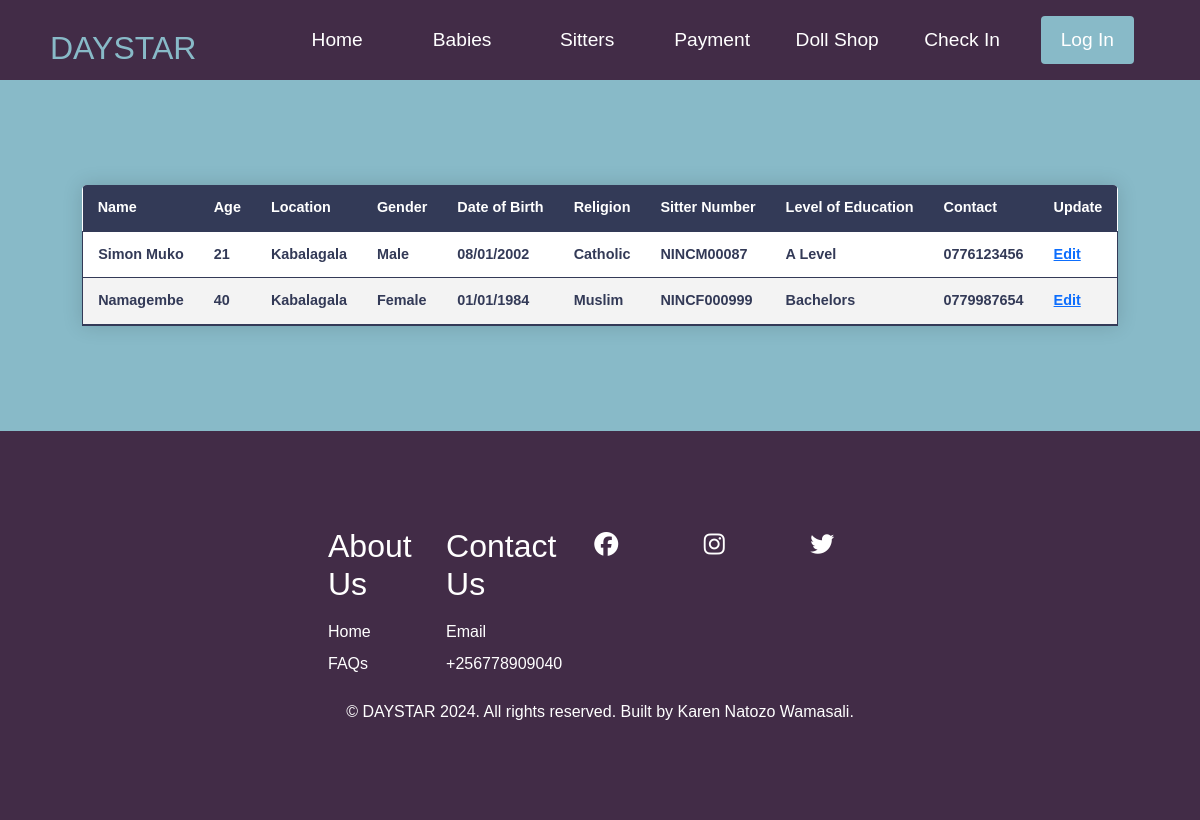
The page /all-sitters/ on the database its author committed.
### daystar_app/models.py (models this page shows, shortened)
class Sitter(models.Model):
    name = models.CharField(max_length=70, null=False, blank=False)
    age = models.IntegerField(null=True, blank=True)
    location = models.CharField(max_length=10, null=True, blank=True)
    gender = models.CharField(max_length=10, null=True, blank=True)
    date_of_birth = models.CharField(max_length=10, null=True, blank=True)
    religion = models.CharField(max_length=10, null=True, blank=True)
    sitter_number = models.CharField(max_length=40, null=True, blank=True)
    level_of_education = models.CharField(max_length=10, null=True, blank=True)
    contact = models.CharField(max_length=10, null=True, blank=True)

### daystar_app/views.py (the view)
# urls.py: path('all-sitters/', views.sitterdisplay, name='sitterdisplay'),
def sitterdisplay(request):
    sitters = Sitter.objects.all()
    return render(request, 'daystar-app/all-sitters.html', {'sitters':sitters})

### daystar_app/templates/daystar-app/all-sitters.html (shortened to what this page needs)
<!DOCTYPE html>
<html lang="en">
<head>
    <link href="https://cdn.jsdelivr.net/npm/bootstrap@5.3.3/dist/css/bootstrap.min.css" rel="stylesheet">
    <link rel="stylesheet" href="/static/css/styles.css">
</head>
<body>
{% block content %}
     <nav class="navbar">
        <div class="navbar__container">
            <a href="/dashboards" id="navbar__logo">DAYSTAR</a>
            <ul class="navbar__menu">
                <li class="navbar__item">
                    <a href="/" class="navbar__links" id="home-page">Home</a>
                </li>
                <li class="navbar__item">
                    <a href="/babies" class="navbar__links" id="babies-page">Babies</a>
                </li>
                <li class="navbar__item">
                    <a href="/sitters" class="navbar__links" id="sitters-page">Sitters</a>
                </li>
                <li class="navbar__item">
                    <a href="/payment" class="navbar__links" id="payment-page">Payment</a>
                </li>
                <li class="navbar__item">
                    <a href="/dolls-shop" class="navbar__links" id="doll-shop">Doll Shop</a>
                </li>
                <li class="navbar__item">
                    <a href="/checkin" class="navbar__links" id="doll-shop">Check In</a>
                </li>
                <li class="navbar__btn">
                    <a href="/accounts/login" class="button" id="login">Log In</a>
                </li>
            </ul>
        </div>
    </nav>
        <div class="services">
            <table class="content-table">
                <thead>
                    <tr>
                        <th>Name</th>
                        <th>Age</th>
                        <th>Location</th>
                        <th>Gender</th>
                        <th>Date of Birth</th>
                        <th>Religion</th>
                        <th>Sitter Number</th>
                        <th>Level of Education</th>
                        <th>Contact</th>
                        <th>Update</th>
                    </tr>
                </thead>
                <tbody>
    {% for item in sitters %}
                    <tr class="active-row">
                        <td>{{ item.name }}</td>
                        <td>{{ item.age }}</td>
                        <td>{{ item.location }}</td>
                        <td>{{ item.gender }}</td>
                        <td>{{ item.date_of_birth }}</td>
                        <td>{{ item.religion }}</td>
                        <td>{{ item.sitter_number }}</td>
                        <td>{{ item.level_of_education }}</td>
                        <td>{{ item.contact }}</td>
                        <td><a href="">Edit</a></td>
                    </tr>
    {% endfor %}
                </tbody>
            </table>
        </div>
   <div class="footer__container">
    <div class="footer__links">
        <div class="footer__link--wrapper">
            <div class="footer__link--items">
                <h2>About Us</h2>
                    <a href="#services">Home</a>
                    <a href="#services">FAQs</a>
            </div>
            <div class="footer__link--items">
                <h2>Contact Us</h2>
                    <a href="mailto:karen@gmail.com">Email</a>
                    <a href="#">+256778909040</a>
            </div>
             <section class="social__media">
                <div class="footer__link--items">
                    <div class="social__icons">
                        <a href="#" class="social__icon--link" target="_blank"><i class="fab fa-facebook"></i></a>
                        <a href="#" class="social__icon--link"><i class="fab fa-instagram"></i></a>
                        <a href="#" class="social__icon--link"><i class="fab fa-twitter"></i></a>
                    </div>
                </div>
            </section>
        </div>
    </div>
    <div>
        <p class="website__rights">© DAYSTAR 2024. All rights reserved. Built by Karen Natozo Wamasali.</p>
    </div>
</div>
{% endblock %}
</body>
</html>

### daystar_app/static/css/styles.css (style rules this page uses)
* { box-sizing: border-box; margin: 0; padding: 0; font-family: 'Kumbh sans', sans-serif; scroll-behavior: smooth; }
.navbar { background: #422C47; height: 80px; display: flex; justify-content: center; align-items: center; font-size: 1.2rem; position: sticky; top: 0; z-index: 999; }
.navbar__container { display: flex; justify-content: space-between; height: 80px; z-index: 1; width: 100%; max-width: 1300px; margin: 0 auto; padding: 0 50px; }
#navbar__logo { background-color: #88BAC8; background-size: 100%; -webkit-background-clip: text; -moz-background-clip: text; -webkit-text-fill-color: transparent; -moz-text-fill-color: transparent; display: flex; align-items: center; cursor: pointer; text-decoration: none; font-size: 2rem; }
.navbar__menu { display: flex; list-style: none; align-items: center; }
.navbar__item { height: 80px; }
.navbar__links { color: white; display: flex; align-items: center; justify-content: center; width: 125px; text-decoration: none; height: 100%; }
.navbar__btn { display: flex; justify-content: center; align-items: center; padding: 0 1rem; width: 100%; }
.button { display: flex; justify-content: center; align-content: center; text-decoration: none; padding: 10px 20px; height: 100%; width: 100%; border: none; outline: none; border-radius: 4px; background: #88BAC8; color: #fff; transition: all 0.3s ease; }
.services { background: #88BAC8; display: flex; flex-direction: column; justify-content: center; align-items: center; height: 100%; padding: 5rem 5rem; }
.footer__container { background-color: #422C47; padding: 5rem 0; display: flex; flex-direction: column; justify-content: center; align-items: center; }
.footer__links { width: 100%; max-width: 1000px; display: flex; justify-content: center; }
.footer__link--wrapper { display: flex; }
.footer__link--items { display: flex; flex-direction: column; align-items: flex-start; margin: 16px; text-align: left; width: 160px; box-sizing: border-box; }
.footer__link--items h2 { margin-bottom: 16px; color: #fff; }
.footer__link--items a { color: #fff; text-decoration: none; margin-bottom: 0.5rem; transition: 0.3 ease-out; }
.social__icon--link { color: #88BAC8; font-size: 24px; }
.social__media { max-width: 1000px; width: 100%; }
.social__icons { display: flex; justify-content: space-between; align-items: center; width: 240px; }
.website__rights { color: #fff; }
.content-table { border-collapse: collapse; margin: 25px 0; font-size: 0.9em; min-width: 400px; border-radius: 5px 5px 0 0; overflow: hidden; box-shadow: 0 0 20px rgba(0, 0, 0, 0.15); background-color: #fff; }
.content-table thead tr { background-color: #333A57; color: #ffffff; text-align: left; font-weight: bold; }
.content-table th, .content-table td { padding: 12px 15px; }
.content-table tbody tr { border: 1px solid #333A57; }
.content-table tbody tr:nth-of-type(even) { background-color: #f3f3f3; }
.content-table tbody tr:last-of-type { border-bottom: 2px solid #333A57; }
.content-table tbody tr.active-row { font-weight: bold; color: #333A57; }

### rows shown on the page
Sitter: name "Simon Muko", age "21", location "Kabalagala", gender "Male", date_of_birth "08/01/2002", religion "Catholic", sitter_number "NINCM00087", level_of_education "A Level", contact "0776123456"
Sitter: name "Namagembe", age "40", location "Kabalagala", gender "Female", date_of_birth "01/01/1984", religion "Muslim", sitter_number "NINCF000999", level_of_education "Bachelors", contact "0779987654"
